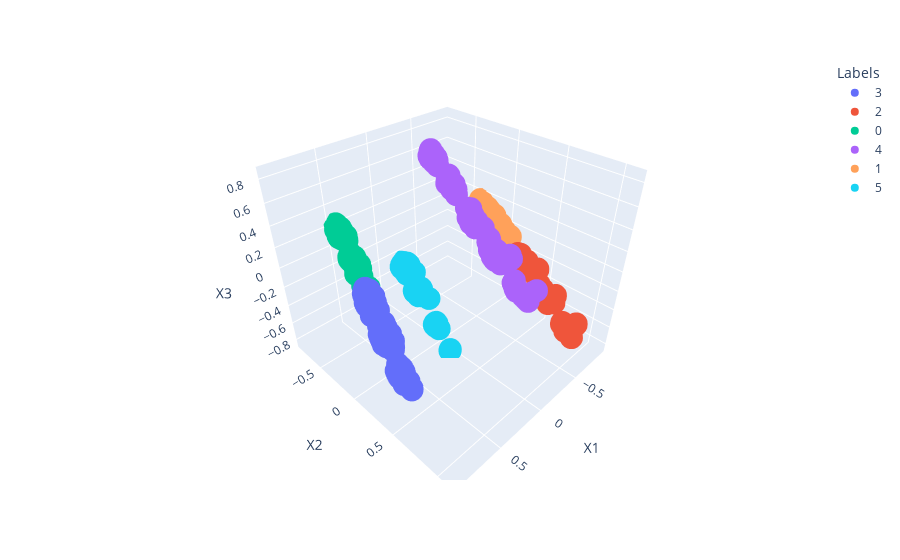

Notebook cell for this chart:
### Markdown cell above
#### Visualization

We have already clustered the data into 6 distinct groups and done PCA to get 3 features out of the 7 we originally had. It is always important to remember that using PCA inherently means a loss of information, so the projections of the data in the new features X1, X2 and X3 can have some overlapping points, but in reality, when using K-Means clustering the border points are clearly defined.

### Code cell
import plotly.express as px

fig = px.scatter_3d(X_pca_df, x='X1', y='X2', z='X3',
              color=X_pca_df['Labels'])
fig.show()

### Figure 1 — Plotly figure (JSON) as saved in the notebook; plotly's stock layout.template omitted (floating-point values rounded to 4 significant figures; data arrays with more than 128 entries replaced by an {"elided": "..."} marker saying what was removed)
{"data": [{"hovertemplate": "Labels=3<br>X1=%{x}<br>X2=%{y}<br>X3=%{z}<extra></extra>", "legendgroup": "3", "marker": {"color": "#636efa", "symbol": "circle"}, "mode": "markers", "name": "3", "scene": "scene", "showlegend": true, "x": {"elided": "517 float values"}, "y": {"elided": "517 float values"}, "z": {"elided": "517 float values"}, "type": "scatter3d"}, {"hovertemplate": "Labels=2<br>X1=%{x}<br>X2=%{y}<br>X3=%{z}<extra></extra>", "legendgroup": "2", "marker": {"color": "#EF553B", "symbol": "circle"}, "mode": "markers", "name": "2", "scene": "scene", "showlegend": true, "x": {"elided": "306 float values"}, "y": {"elided": "306 float values"}, "z": {"elided": "306 float values"}, "type": "scatter3d"}, {"hovertemplate": "Labels=0<br>X1=%{x}<br>X2=%{y}<br>X3=%{z}<extra></extra>", "legendgroup": "0", "marker": {"color": "#00cc96", "symbol": "circle"}, "mode": "markers", "name": "0", "scene": "scene", "showlegend": true, "x": {"elided": "312 float values"}, "y": {"elided": "312 float values"}, "z": {"elided": "312 float values"}, "type": "scatter3d"}, {"hovertemplate": "Labels=4<br>X1=%{x}<br>X2=%{y}<br>X3=%{z}<extra></extra>", "legendgroup": "4", "marker": {"color": "#ab63fa", "symbol": "circle"}, "mode": "markers", "name": "4", "scene": "scene", "showlegend": true, "x": {"elided": "257 float values"}, "y": {"elided": "257 float values"}, "z": {"elided": "257 float values"}, "type": "scatter3d"}, {"hovertemplate": "Labels=1<br>X1=%{x}<br>X2=%{y}<br>X3=%{z}<extra></extra>", "legendgroup": "1", "marker": {"color": "#FFA15A", "symbol": "circle"}, "mode": "markers", "name": "1", "scene": "scene", "showlegend": true, "x": {"elided": "430 float values"}, "y": {"elided": "430 float values"}, "z": {"elided": "430 float values"}, "type": "scatter3d"}, {"hovertemplate": "Labels=5<br>X1=%{x}<br>X2=%{y}<br>X3=%{z}<extra></extra>", "legendgroup": "5", "marker": {"color": "#19d3f3", "symbol": "circle"}, "mode": "markers", "name": "5", "scene": "scene", "showlegend": true, "x": {"elided": "178 float values"}, "y": {"elided": "178 float values"}, "z": {"elided": "178 float values"}, "type": "scatter3d"}], "layout": {"scene": {"domain": {"x": [0, 1], "y": [0, 1]}, "xaxis": {"title": {"text": "X1"}}, "yaxis": {"title": {"text": "X2"}}, "zaxis": {"title": {"text": "X3"}}}, "legend": {"title": {"text": "Labels"}, "tracegroupgap": 0}, "margin": {"t": 60}}}
